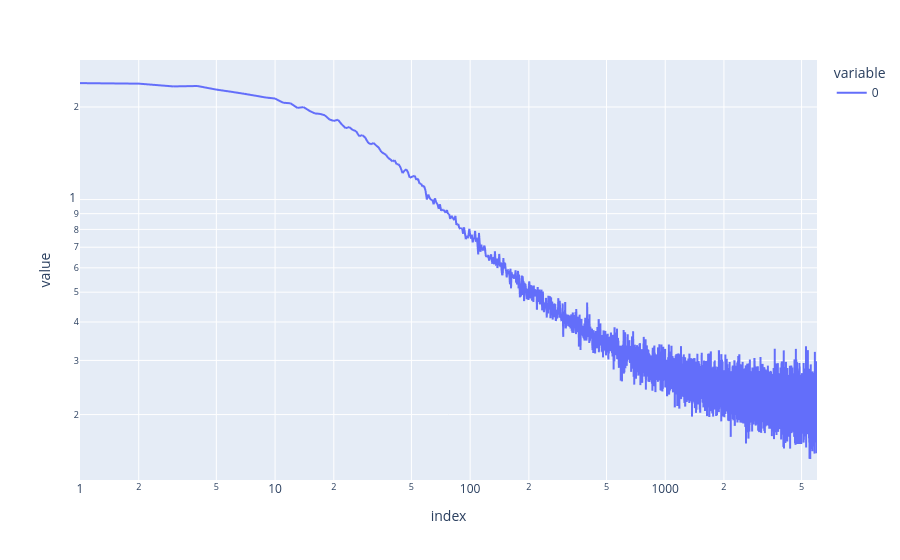

Notebook code for this chart:
### Code cell
px.line(D['train_loss'],log_x=True,log_y = True)

### Figure 1 — Plotly figure (JSON) as saved in the notebook; plotly's stock layout.template omitted (floating-point values rounded to 4 significant figures; data arrays with more than 128 entries replaced by an {"elided": "..."} marker saying what was removed)
{"data": [{"hovertemplate": "variable=0<br>index=%{x}<br>value=%{y}<extra></extra>", "legendgroup": "0", "line": {"color": "#636efa", "dash": "solid"}, "marker": {"symbol": "circle"}, "mode": "lines", "name": "0", "showlegend": true, "type": "scattergl", "x": {"elided": "6000 int values"}, "xaxis": "x", "y": {"elided": "6000 float values"}, "yaxis": "y"}], "layout": {"legend": {"title": {"text": "variable"}, "tracegroupgap": 0}, "margin": {"t": 60}, "xaxis": {"anchor": "y", "domain": [0, 1], "title": {"text": "index"}, "type": "log"}, "yaxis": {"anchor": "x", "domain": [0, 1], "title": {"text": "value"}, "type": "log"}}}
